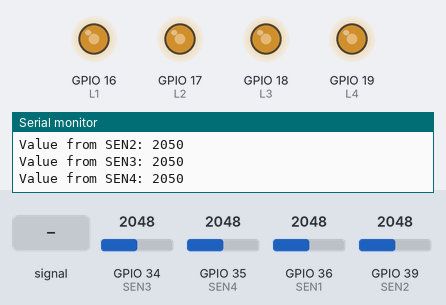
This sketch was run on a simulated ESP32. Parts: output pins drawn as LEDs (lit = HIGH), the last lines printed to the serial monitor. Inputs (shaded band) come from the test bench; at power-on: GPIO 34 (SEN3) = 2048, GPIO 35 (SEN4) = 2048, GPIO 36 (SEN1) = 2048, GPIO 39 (SEN2) = 2048.

Above: at 1.2 s.
1.3 s: GPIO 34 (SEN3) fed a 2 Hz sine of ±1228 counts around its level
At 2.4 s:
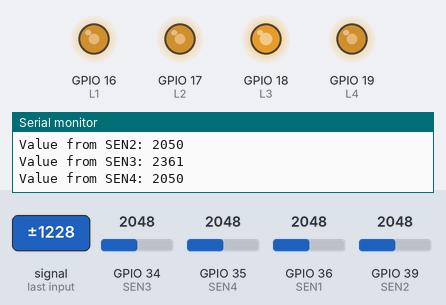
4.3 s: GPIO 34 (SEN3) set to 362
6.6 s: GPIO 35 (SEN4) set to 1568
At 8.1 s:
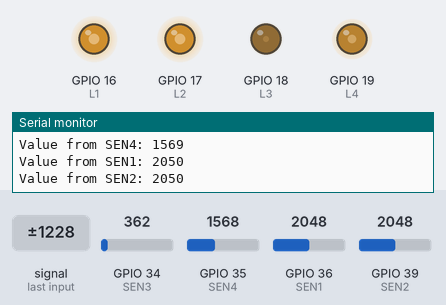
8.6 s: GPIO 36 (SEN1) set to 1568
At 10.9 s:
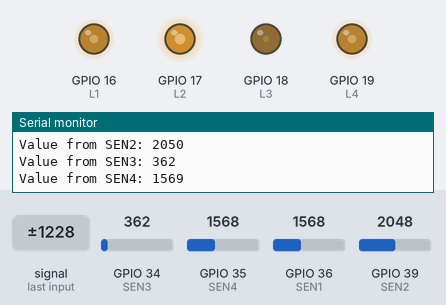
11.2 s: GPIO 39 (SEN2) set to 1568
At 13.0 s:
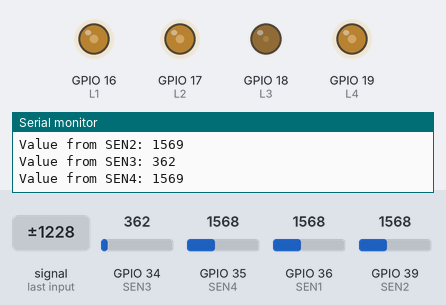
13.8 s: GPIO 34 (SEN3) set to 1228
At 15.0 s:
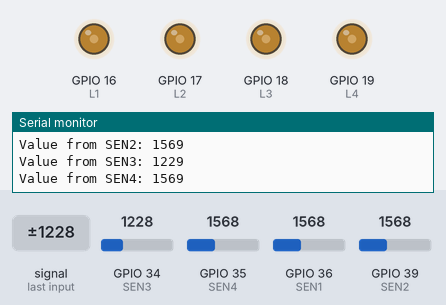
Timing chart, 0 to 16.7 s (numbered marks = the images above; inputs shaded):
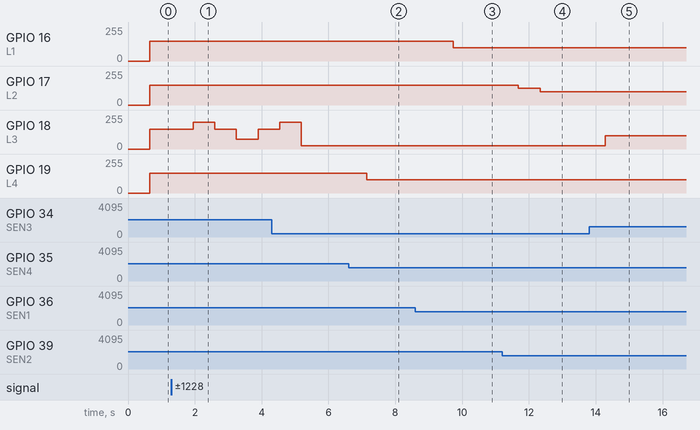

The sketch:

DBALIC_V2.ino
```cpp
#define SEN1 36
#define SEN2 39
#define SEN3 34
#define SEN4 35

#define L1 16
#define L2 17
#define L3 18
#define L4 19

long sum1, sum2, sum3, sum4;
long a, b, c, d;

void setup() {
  Serial.begin(115200);
  pinMode(SEN1, INPUT);
  pinMode(SEN2, INPUT);
  pinMode(SEN3, INPUT);
  pinMode(SEN4, INPUT);
  pinMode(L1, OUTPUT);
  pinMode(L2, OUTPUT);
  pinMode(L3, OUTPUT);
  pinMode(L4, OUTPUT);
}

void loop() {
  sum1 = 0;
  a = 0;
  for (int i = 0; i <= 1000; i++) {
    int val1 = analogRead(SEN1);
    sum1 = sum1 + val1;
  }
  a = sum1 / 1000;

  Serial.print("Value from SEN1: ");
  Serial.println(a);

  sum2 = 0;
  b = 0;
  for (int i = 0; i <= 1000; i++) {
    int val2 = analogRead(SEN2);
    sum2 = sum2 + val2;
  }
  b = sum2 / 1000;

  Serial.print("Value from SEN2: ");
  Serial.println(b);

  sum3 = 0;
  c = 0;
  for (int i = 0; i <= 1000; i++) {
    int val3 = analogRead(SEN3);
    sum3 = sum3 + val3;
  }
  c = sum3 / 1000;

  Serial.print("Value from SEN3: ");
  Serial.println(c);

  sum4 = 0;
  d = 0;
  for (int i = 0; i <= 1000; i++) {
    int val4 = analogRead(SEN4);
    sum4 = sum4 + val4;
  }
  d = sum4 / 1000;

  Serial.print("Value from SEN4: ");
  Serial.println(d);

  delay(200);


  if (a == 0) {
    analogWrite(L1, 0);
  } else {
    if ((a < 402) && (a > 0)) {
      analogWrite(L1, 25);
    } else if ((a < 804) && (a >= 402)) {
      analogWrite(L1, 50);
    } else if ((a < 1206) && (a >= 804)) {
      analogWrite(L1, 75);
    } else if ((a < 1608) && (a >= 1206)) {
      analogWrite(L1, 100);
    } else if ((a < 2010) && (a >= 1608)) {
      analogWrite(L1, 125);
    } else if ((a < 2412) && (a >= 2010)) {
      analogWrite(L1, 150);
    } else if ((a < 2814) && (a >= 2412)) {
      analogWrite(L1, 175);
    } else if ((a < 3216) && (a >= 2814)) {
      analogWrite(L1, 200);
    } else if ((a < 3618) && (a >= 3216)) {
      analogWrite(L1, 225);
    } else if (a >= 3618) {
      analogWrite(L1, 255);
    }
  }


  if (b == 0) {
    analogWrite(L2, 0);
  } else {
    if ((b < 402) && (b > 0)) {
      analogWrite(L2, 25);
    } else if ((b < 804) && (b >= 402)) {
      analogWrite(L2, 50);
    } else if ((b < 1206) && (b >= 804)) {
      analogWrite(L2, 75);
    } else if ((b < 1608) && (b >= 1206)) {
      analogWrite(L2, 100);
    } else if ((b < 2010) && (b >= 1608)) {
      analogWrite(L2, 125);
    } else if ((b < 2412) && (b >= 2010)) {
      analogWrite(L2, 150);
    } else if ((b < 2814) && (b >= 2412)) {
      analogWrite(L2, 175);
    } else if ((b < 3216) && (b >= 2814)) {
      analogWrite(L2, 200);
    } else if ((b < 3618) && (b >= 3216)) {
      analogWrite(L2, 225);
    } else if (b >= 3618) {
      analogWrite(L2, 255);
    }
  }


  if (c == 0) {
    analogWrite(L3, 0);
  } else {
    if ((c < 402) && (c > 0)) {
      analogWrite(L3, 25);
    } else if ((c < 804) && (c >= 402)) {
      analogWrite(L3, 50);
    } else if ((c < 1206) && (c >= 804)) {
      analogWrite(L3, 75);
    } else if ((c < 1608) && (c >= 1206)) {
      analogWrite(L3, 100);
    } else if ((c < 2010) && (c >= 1608)) {
      analogWrite(L3, 125);
    } else if ((c < 2412) && (c >= 2010)) {
      analogWrite(L3, 150);
    } else if ((c < 2814) && (c >= 2412)) {
      analogWrite(L3, 175);
    } else if ((c < 3216) && (c >= 2814)) {
      analogWrite(L3, 200);
    } else if ((c < 3618) && (c >= 3216)) {
      analogWrite(L3, 225);
    } else if (c >= 3618) {
      analogWrite(L3, 255);
    }
  }


  if (d == 0) {
    analogWrite(L4, 0);
  } else {
    if ((d < 402) && (d > 0)) {
      analogWrite(L4, 25);
    } else if ((d < 804) && (d >= 402)) {
      analogWrite(L4, 50);
    } else if ((d < 1206) && (d >= 804)) {
      analogWrite(L4, 75);
    } else if ((d < 1608) && (d >= 1206)) {
      analogWrite(L4, 100);
    } else if ((d < 2010) && (d >= 1608)) {
      analogWrite(L4, 125);
    } else if ((d < 2412) && (d >= 2010)) {
      analogWrite(L4, 150);
    } else if ((d < 2814) && (d >= 2412)) {
      analogWrite(L4, 175);
    } else if ((d < 3216) && (d >= 2814)) {
      analogWrite(L4, 200);
    } else if ((d < 3618) && (d >= 3216)) {
      analogWrite(L4, 225);
    } else if (d >= 3618) {
      analogWrite(L4, 255);
    }
  }
}
```

Measured:
- after the input at 1.3 s, GPIO 18 (L3): 150/255 → 200/255 after 0.65 s, → 150/255 0.65 s later, → 75/255 0.65 s later, → 150/255 0.65 s later
- after the input at 6.6 s, GPIO 19 (L4): 150/255 → 100/255 after 0.54 s
- after the input at 8.6 s, GPIO 16 (L1): 150/255 → 100/255 after 1.1 s
- after the input at 11.2 s, GPIO 17 (L2): 150/255 → 125/255 after 0.48 s, → 100/255 0.65 s later
- after the input at 13.8 s, GPIO 18 (L3): 25/255 → 100/255 after 0.48 s
